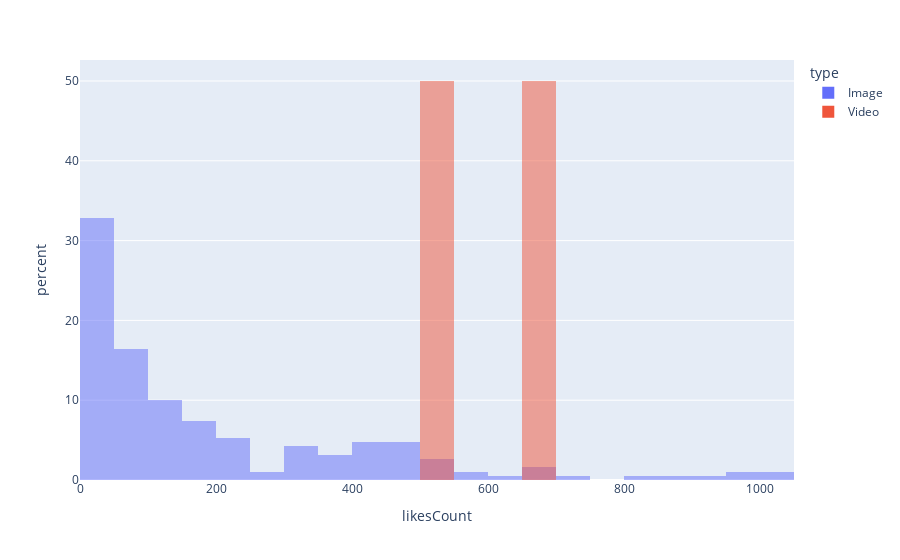

The cell this chart's notebook holds for it:
### Code cell
import plotly.express as px
# plotting the histogram
fig = px.histogram(df, x="likesCount", color='type',
                   nbins=50, histnorm='percent',
                   barmode='overlay')
 
# showing the plot
fig.show()

### Figure 1 — Plotly figure (JSON) as saved in the notebook; plotly's stock layout.template omitted (floating-point values rounded to 4 significant figures; data arrays with more than 128 entries replaced by an {"elided": "..."} marker saying what was removed)
{"data": [{"alignmentgroup": "True", "bingroup": "x", "histnorm": "percent", "hovertemplate": "type=Image<br>likesCount=%{x}<br>percent=%{y}<extra></extra>", "legendgroup": "Image", "marker": {"color": "#636efa", "opacity": 0.5, "pattern": {"shape": ""}}, "name": "Image", "nbinsx": 50, "offsetgroup": "Image", "orientation": "v", "showlegend": true, "type": "histogram", "x": {"elided": "189 int values"}, "xaxis": "x", "yaxis": "y"}, {"alignmentgroup": "True", "bingroup": "x", "histnorm": "percent", "hovertemplate": "type=Video<br>likesCount=%{x}<br>percent=%{y}<extra></extra>", "legendgroup": "Video", "marker": {"color": "#EF553B", "opacity": 0.5, "pattern": {"shape": ""}}, "name": "Video", "nbinsx": 50, "offsetgroup": "Video", "orientation": "v", "showlegend": true, "type": "histogram", "x": [658, 547], "xaxis": "x", "yaxis": "y"}], "layout": {"autosize": true, "barmode": "overlay", "legend": {"title": {"text": "type"}, "tracegroupgap": 0}, "margin": {"t": 60}, "xaxis": {"anchor": "y", "autorange": true, "domain": [0, 1], "range": [-0.5, 1050.0], "title": {"text": "likesCount"}, "type": "linear"}, "yaxis": {"anchor": "x", "autorange": true, "domain": [0, 1], "range": [0, 52.63], "title": {"text": "percent"}}}}
